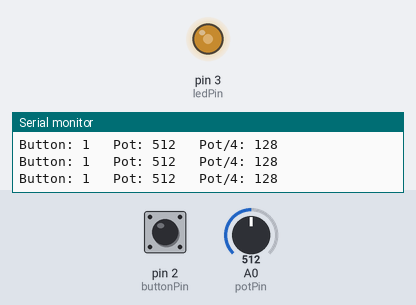
This sketch was run on a simulated Arduino Uno, built with avr-gcc and run on an emulated ATmega328P. Shown: output pins drawn as LEDs (lit = HIGH), the last lines printed to the serial monitor. Inputs (shaded band) come from the test bench; at power-on: A0 (potPin) = 512, pin 2 (buttonPin) HIGH.

Above: at 1.2 s.
1.3 s: A0 (potPin) set to 410
At 2.6 s:
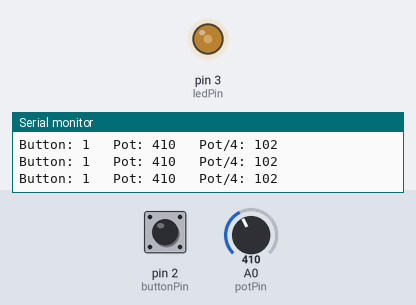
4.3 s: A0 (potPin) set to 391
At 5.5 s:
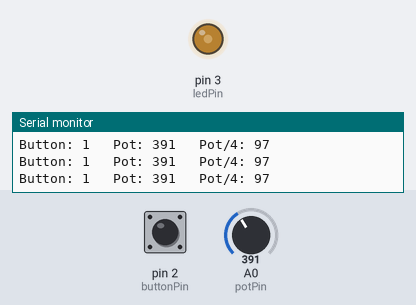
5.8 s: A0 (potPin) set to 110
At 6.2 s:
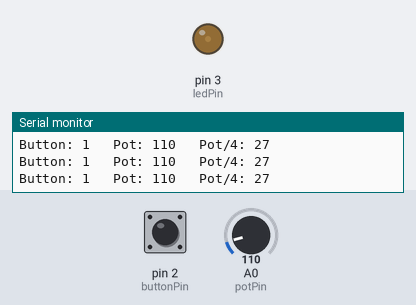
7.3 s: A0 (potPin) set to 93
At 7.9 s:
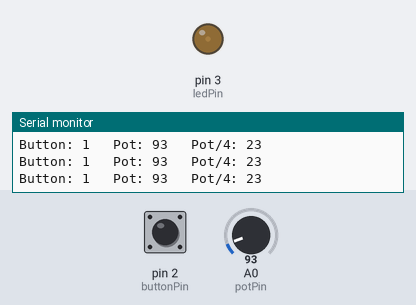
10.3 s: A0 (potPin) set to 0
At 10.9 s:
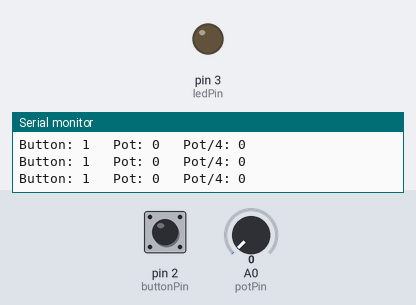
11.8 s: A0 (potPin) set to 8
At 12.6 s:
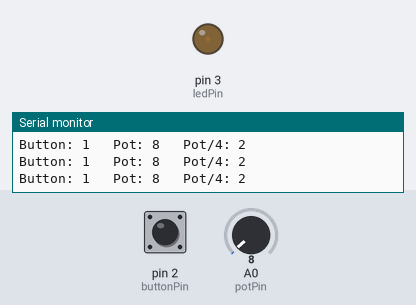
14.8 s: A0 (potPin) set to 11
Timing chart, 0 to 17.8 s (numbered marks = the images above; inputs shaded):
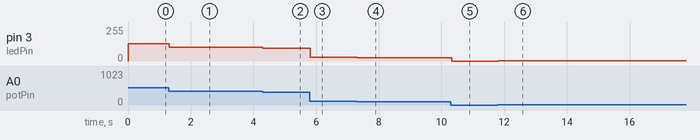

Measured:
- after the input at 1.3 s, pin 3 (ledPin): 128/255 → 102/255 at once
- after the input at 4.3 s, pin 3 (ledPin): 102/255 → 97/255 at once
- after the input at 5.8 s, pin 3 (ledPin): 97/255 → 27/255 at once
- after the input at 7.3 s, pin 3 (ledPin): 27/255 → 23/255 at once
- after the input at 10.3 s, pin 3 (ledPin): 23/255 → 0/255 at once
- after the input at 11.8 s, pin 3 (ledPin): 0/255 → 2/255 at once

The sketch:

Deneme14-SerialMonitor.ino
```cpp
/*
Tools > Serial Monitor ile olayları gözlemliyoruz.Debug da buradan
yapılıyor.
----------------------------------------------------------

---------------------------------------------------------
-----------------
*/

int ledPin = 3;
int buttonPin = 2;
int potPin = A0;
int buttonState;
int potValue;
int filteredPotValue;

void setup() {
  // setup pin modes
  pinMode(ledPin, OUTPUT);
  pinMode(buttonPin, INPUT);
  pinMode(potPin, INPUT);

  // initialise serial port with baud rate of 9600
  Serial.begin(9600);
}

void loop() {
  // read the state of buttonPin and store it as buttonState (0 or 1)
  buttonState = digitalRead(buttonPin);
  if(digitalRead(buttonPin)==LOW){
    digitalWrite(ledPin,LOW);

  }

  // read the value of the pot, divide it by 4, and store it as potValue
  potValue = analogRead(potPin);
  filteredPotValue = potValue / 4;

  // turn led on with the value of potValue
  analogWrite(ledPin,filteredPotValue);

  // print the value of the button
  Serial.print("Button: ");
  Serial.print(buttonState);
  Serial.print("   ");

  // print the value of the pot
  Serial.print("Pot: ");
  Serial.print(potValue);
  Serial.print("   ");

  // print the value of the pot / 4 with a line return at the end
  Serial.print("Pot/4: ");
  Serial.println(filteredPotValue);
}
```
